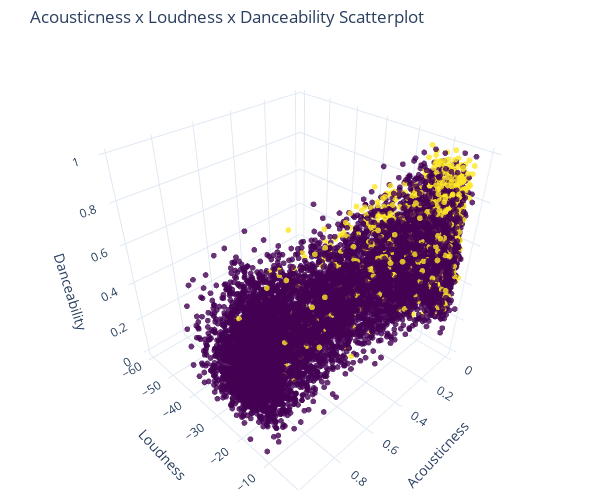

Here is the notebook cell this chart was saved with:
### Code cell
from plotly.graph_objects import layout, Scene, XAxis, YAxis

x=dataset_sm.acousticness
y=dataset_sm.loudness
z=dataset_sm.danceability
col=dataset_sm.explicit

fig = go.Figure(
    data=[go.Scatter3d(x=x,y=y,z=z,mode='markers',
    marker=dict(size=2, color = np.array(col), colorscale = 'Viridis', opacity=0.8))])

fig.update_layout(
    title="Acousticness x Loudness x Danceability Scatterplot", 
    template='plotly_white',
    autosize=False,
    width=600,height=500,
    scene=Scene(
        xaxis=XAxis(title='Acousticness'),
        yaxis=YAxis(title='Loudness'),
        zaxis=scene.ZAxis(title='Danceability')
    ),
    margin=dict(l=1,r=1,b=10,t=45,pad=1))
fig.show()

### Figure 1 — Plotly figure (JSON) as saved in the notebook; plotly's stock layout.template omitted (floating-point values rounded to 4 significant figures; data arrays with more than 128 entries replaced by an {"elided": "..."} marker saying what was removed)
{"data": [{"marker": {"color": {"elided": "10000 int values"}, "colorscale": [[0, "#440154"], [0.1111, "#482878"], [0.2222, "#3e4989"], [0.3333, "#31688e"], [0.4444, "#26828e"], [0.5556, "#1f9e89"], [0.6667, "#35b779"], [0.7778, "#6ece58"], [0.8889, "#b5de2b"], [1, "#fde725"]], "opacity": 0.8, "size": 2}, "mode": "markers", "type": "scatter3d", "x": {"elided": "10000 float values"}, "y": {"elided": "10000 float values"}, "z": {"elided": "10000 float values"}}], "layout": {"autosize": false, "height": 500, "margin": {"b": 10, "l": 1, "pad": 1, "r": 1, "t": 45}, "scene": {"xaxis": {"title": {"text": "Acousticness"}}, "yaxis": {"title": {"text": "Loudness"}}, "zaxis": {"title": {"text": "Danceability"}}}, "title": {"text": "Acousticness x Loudness x Danceability Scatterplot"}, "width": 600}}
